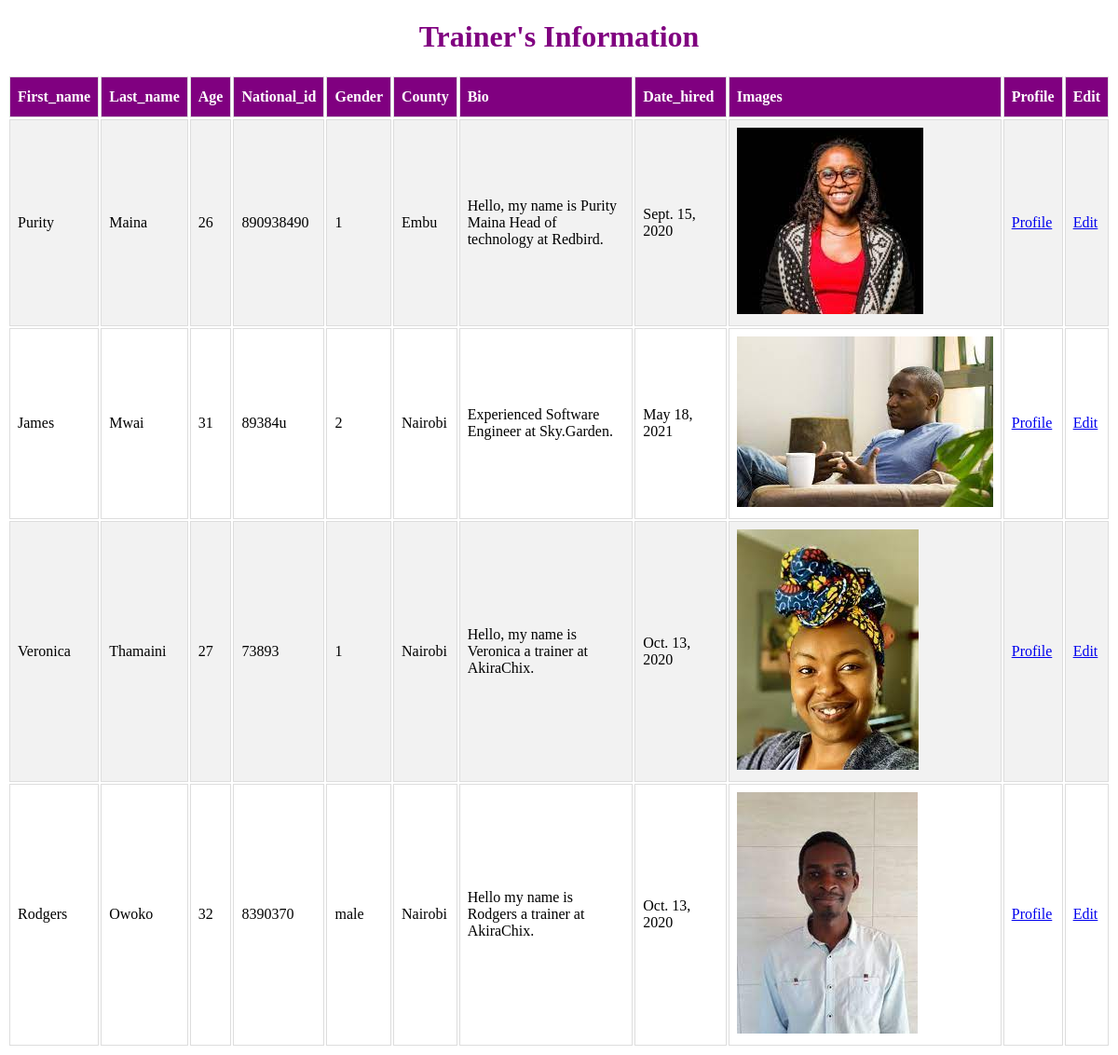
Page /trainer/list/ on the committed database.
### trainer/models.py (models this page shows, shortened)
class Trainer(models.Model):
    first_name=models.CharField(max_length=12, null=True)
    last_name=models.CharField(max_length=12, null=True)
    age=models.PositiveSmallIntegerField(null=True)
    national_id=models.CharField(max_length=20,null=True)
    nationality=(
        ('1','Kenyan'),
        ('2','Rwandan'),
        ('3','SouthSudanese'),
        ('4','Ugandan'),
    )
    nationality=models.CharField(
        max_length=15 , choices=nationality
    ,null=True)
    gender=(
        ('Female','Female'),
        ('male','Male'),
        ('Other','Other'),
    )
    gender=models.CharField(max_length=15,choices=gender)
    email_adress=models.EmailField(null=True)
    county=models.CharField(max_length=15,null=True)
    image=models.ImageField(upload_to ="images/",null=True)
    bio=models.TextField(null=True)
    contract=models.FileField(upload_to="documents/",null=True)
    date_hired=models.DateField(null=True)
    languages=(
        ('English','English'),
        ('Swahili','Swahili'),
        ('French','French'),
        ('Kinyarwanda','Kinyaruanda'),
    )
    languages=models.CharField(max_length=15,choices=languages,null=True)

### trainer/views.py (the view)
# urls.py: path("list/",trainers_list,name="trainers_list"),
def trainers_list(request):
    trainers=Trainer.objects.all()
    return render(request,"trainers_list.html",{"trainers":trainers})

### trainer/templates/trainers_list.html (shortened to what this page needs)
<!DOCTYPE html>
<html lang="en">
<head>
</head>
<body>
    <h1 class="title">Trainer's Information</h1>
    <table id="table">
        <tr>
        <th>First_name</th>
        <th>Last_name</th>
        <th>Age</th>
        <th>National_id</th>
        <th>Gender</th>
        <th>County</th>
        <th>Bio</th>
        <th>Date_hired</th>
        <th>Images</th>
        <th>Profile</th>
        <th>Edit</th>
    </tr>
    {% for trainer in trainers%}
    <tr>
        <td> {{trainer.first_name}}</td>
        <td> {{trainer.last_name}}</td>
        <td> {{trainer.age}}</td>
        <td> {{trainer.national_id}}</td>
        <td> {{trainer.gender}}</td>
        <td> {{trainer.county}}</td>
        <td> {{trainer.bio}}</td>
        <td> {{trainer.date_hired}}</td>
        {% if trainer.image %}
        <td> <img class="picha" src="{{trainer.image.url}}"></td>
        {% endif %}
        <td>
            <a href="{% url 'trainer_profile' id=trainer.id%}"> Profile</a>
        </td>
        <td>
            <a href="{% url 'edit_trainer' id=trainer.id%}"> Edit</a>
        </td>
    </tr>
    {% endfor %}
</table>
</body>
</html>

### trainer/templates/trainers_list.html (style rules this page uses)
#table { width: 100%; }
#table td, #table th { border: 1px solid #ddd; padding: 8px; }
#table tr:nth-child(even) { background-color: #f2f2f2; }
#table th { padding-top: 12px; padding-bottom: 12px; text-align: left; background-color: purple; color: white; }
.title { text-align: center; color: purple; }

### rows in the picture
Trainer: first_name "Purity", last_name "Maina", age "26", national_id "890938490", gender "1", county "Embu", bio "Hello, my name is Purity Maina Head of technology at Redbird.", date_hired "Sept. 15, 2020", image (picture)
Trainer: first_name "James", last_name "Mwai", age "31", national_id "89384u", gender "2", county "Nairobi", bio "Experienced Software Engineer at Sky.Garden.", date_hired "May 18, 2021", image (picture)
Trainer: first_name "Veronica", last_name "Thamaini", age "27", national_id "73893", gender "1", county "Nairobi", bio "Hello, my name is Veronica a trainer at AkiraChix.", date_hired "Oct. 13, 2020", image (picture)
Trainer: first_name "Rodgers", last_name "Owoko", age "32", national_id "8390370", gender "male", county "Nairobi", bio "Hello my name is Rodgers a trainer at AkiraChix.", date_hired "Oct. 13, 2020", image (picture)
